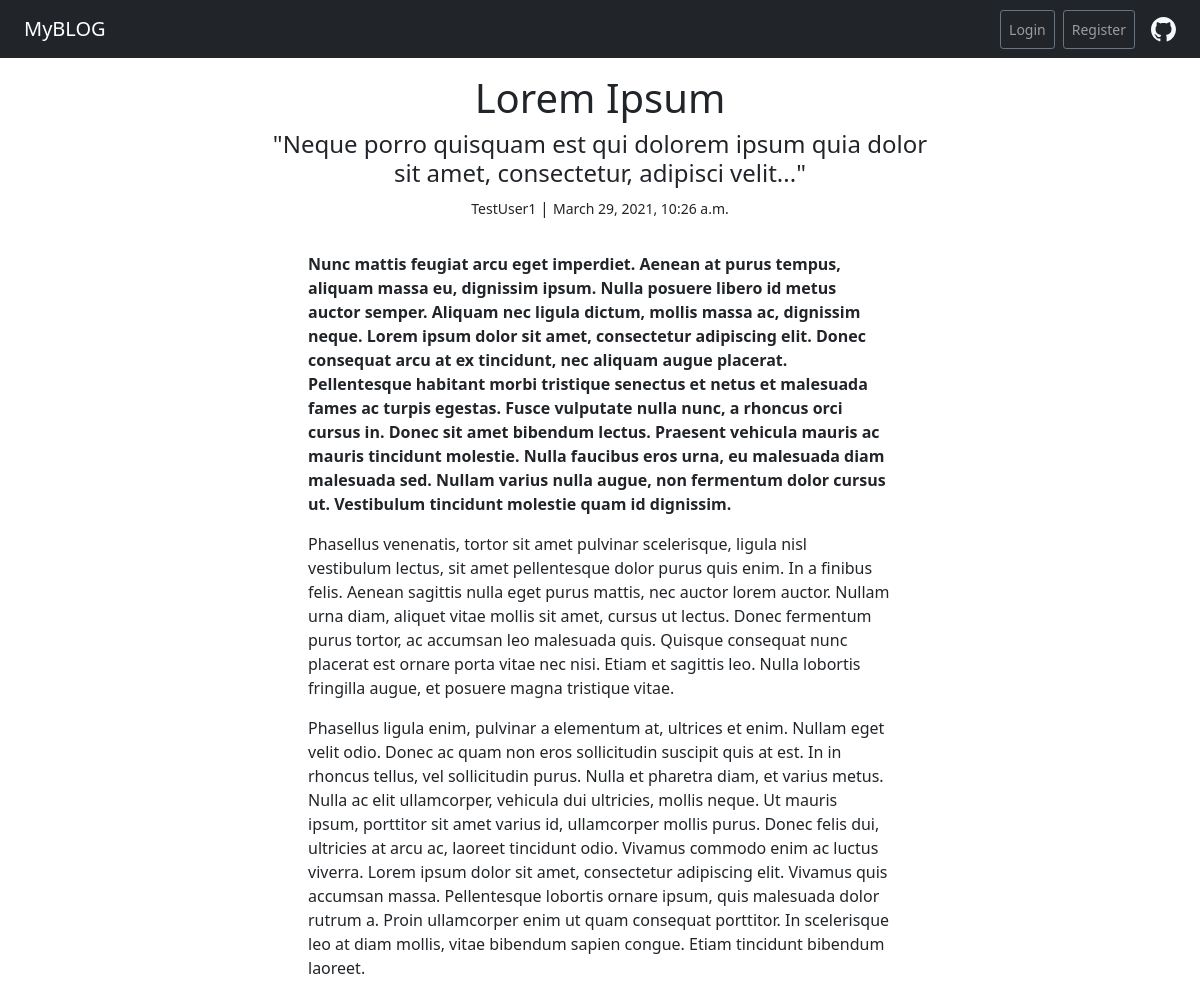
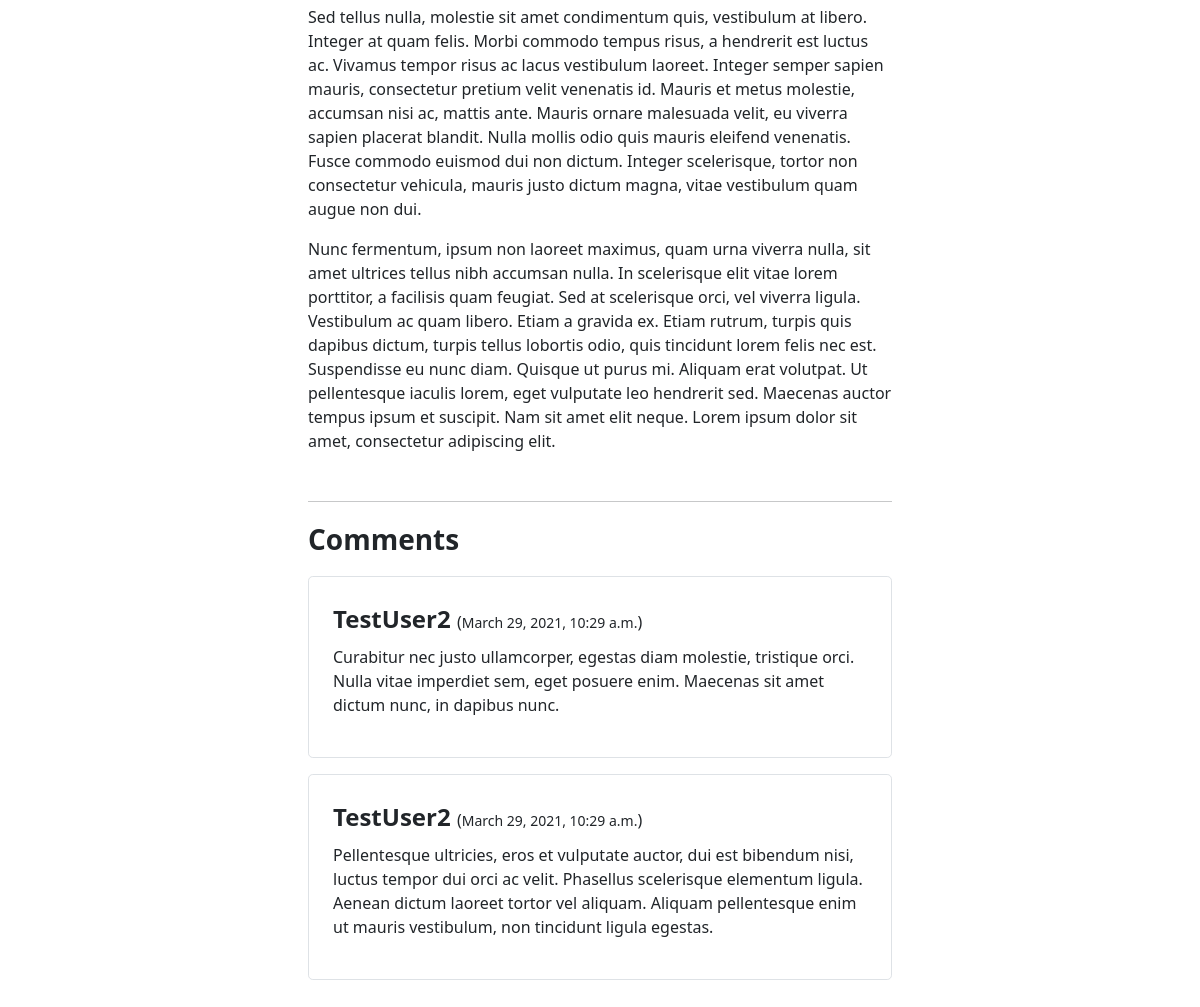
Page /page/1 on the committed database (2 pictures, top to bottom).
### blogapp/models.py (models this page shows, shortened)
class Post(models.Model):
    post_title = models.CharField(max_length=255, unique=True)
    post_subtitle = models.CharField(max_length=255, blank=True)
    post_author = models.ForeignKey(User, on_delete=models.CASCADE, related_name='posts')
    post_time = models.DateTimeField(auto_now_add=True)
    post_body_md = models.TextField()
    post_body_html = models.TextField()

class User(AbstractUser):
    first_name = models.CharField(max_length=150, blank=False)
    def __str__(self):
        return " ".join([self.first_name, self.last_name])

class Comment(models.Model):
    comment_page = models.ForeignKey(Post, on_delete=models.CASCADE, related_name='comments')
    comment_author = models.ForeignKey(User, on_delete=models.CASCADE, related_name='comments')
    comment_time = models.DateTimeField(auto_now_add=True)
    comment_body = models.TextField()

### blogapp/views.py (the view, shortened to what this page needs)
# urls.py: path("page/<int:page_id>", views.page, name="page"),
def page(request, page_id):
    page_content = Post.objects.get(id=page_id)
    comments = page_content.comments.all().order_by("-comment_time")
    return render(
        request,
        "blogapp/page.html",
        {
            "page_content": page_content,
            "page_id": page_id,
            "comments": comments,
        },
    )

### blogapp/templates/blogapp/page.html (shortened to what this page needs)
{% extends "blogapp/layout.html" %}
{% block main %}
<div class="container width-limiter">
    <div class="row">
        <div class='post-header text-center my-3'>
            <h1>{{page_content.post_title}}</h1>
            <h4>{{page_content.post_subtitle}}</h4>
            <div class="post-info">
                <span class='post-author'><small>{{page_content.post_author}}</small></span> | <span
                    class='post-time'><small>{{page_content.post_time}}</small></span>
            </div>
        </div>
    </div>
    <div class="row">
        <div class="post-body px-5 mt-3">
            {{page_content.post_body_html | safe}}
        </div>
    </div>
    <div class="row">
        <div class="comments px-5 mt-3 mb-5">
            <hr>
            <span class='fs-3'><strong>Comments</strong></span>
            {% if comments %}
            {% for comment in comments %}
            <div class="comment border rounded-3 p-4 my-3">
                <div class="commentHeader">
                    <span class='comment author fs-4'><strong>{{ comment.comment_author }}</strong></span>
                    (<span class='comment time'><small>{{ comment.comment_time }}</small></span>)
                </div>
                <div class="commentBody mt-2">
                    <p>{{ comment.comment_body }}</p>
                </div>
            </div>
            {% endfor %}
            {% else %}
            <div class="no_comments"><em>There are no comments yet...</em></div>
            {% endif %}
        </div>
    </div>
</div>
{% endblock %}

### blogapp/templates/blogapp/layout.html (shortened to what this page needs)
{% load auth_extras %}
<!doctype html>
<html lang="en">
<head>
    <link href="https://cdn.jsdelivr.net/npm/bootstrap@5.0.0-beta2/dist/css/bootstrap.min.css" rel="stylesheet"
>
    {% load static %}
    <link rel="stylesheet" type="text/css" href="{% static 'blogapp/style.css' %}">
</head>
<body>
    <header class="sticky-top">
        <nav class="navbar navbar-expand-lg navbar-dark bg-dark px-4">
            <a class="navbar-brand" href={% url 'index' %}>MyBLOG</a>
            <div class="collapse navbar-collapse" id="navbarNavAltMarkup">
                <div class='navbar-nav ms-auto'>
                    {% if user.is_authenticated %}
                    <span class="navbar-text ms-lg-2 mb-2 mb-md-0">Signed in as <strong>
                            {{ user.first_name }}</strong></span>
                    {% if request.user|can_write_blogs %}
                    <a href={% url 'newpost' %}
                        class="nav-link btn btn-sm btn-outline-secondary ms-lg-2 mb-2 mb-lg-0">New post</a>
                    {% endif %}
                    <a href={% url 'logout' %}
                        class="nav-link btn btn-sm btn-outline-secondary ms-lg-2 mb-2 mb-lg-0">Logout</a>
                    {% else %}
                    <a href={% url 'login' %}
                        class="nav-link btn btn-sm btn-outline-secondary ms-lg-2 mb-2 mb-lg-0">Login</a>
                    <a href={% url 'register' %}
                        class="nav-link btn btn-sm btn-outline-secondary ms-lg-2 mb-2 mb-lg-0">Register</a>
                    {% endif %}
                </div>
                <span class="navbar-text ms-lg-3">
                    <a href="https://github.com/Siddikjon684" class="text-light bg-dark text-decoration-none">
                    </a>
                </span>
            </div>
        </nav>
    </header>
    <div>
        {% block main %}
        {% endblock %}
    </div>
</body>
</html>

### blogapp/static/blogapp/style.css (style rules this page uses)
.width-limiter { max-width: 680px; }
.comment { word-wrap: break-word; }

### rows in the picture
Post: post_title "Lorem Ipsum", post_subtitle "\"Neque porro quisquam est qui dolorem ipsum quia dolor sit amet, consectetur, adipisci velit...\"", post_author "TestUser1", post_time "March 29, 2021, 10:26 a.m.", post_body_html "Nunc mattis feugiat arcu eget imperdiet. Aenean at purus tempus, aliquam massa eu, dignissim ipsum. Nulla posuere libero id metus auctor semper. Aliquam nec ligula dictum, mollis massa ac, dignissim neque. Lorem ipsum dolor sit amet, consectetur adipiscing elit. Donec consequat arcu at ex tincidunt, nec aliquam augue placerat. Pellentesque habitant morbi tristique senectus et netus et malesuada fames ac turpis egestas. Fusce vulputate nulla nunc, a rhoncus orci cursus in. Donec sit amet bibendum lectus. Praesent vehicula mauris ac mauris tincidunt molestie. Nulla faucibus eros urna, eu malesuada diam malesuada sed. Nullam varius nulla augue, non fermentum dolor cursus ut. Vestibulum…"
Comment: comment_author "TestUser2", comment_time "March 29, 2021, 10:29 a.m.", comment_body "Curabitur nec justo ullamcorper, egestas diam molestie, tristique orci. Nulla vitae imperdiet sem, eget posuere enim. Maecenas sit amet dictum nunc, in dapibus nunc."
Comment: comment_author "TestUser2", comment_time "March 29, 2021, 10:29 a.m.", comment_body "Pellentesque ultricies, eros et vulputate auctor, dui est bibendum nisi, luctus tempor dui orci ac velit. Phasellus scelerisque elementum ligula. Aenean dictum laoreet tortor vel aliquam. Aliquam pellentesque enim ut mauris vestibulum, non tincidunt ligula egestas."
